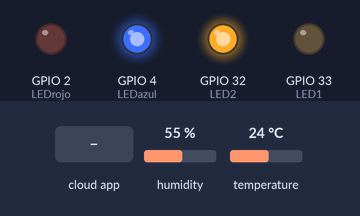
Simulated run of this sketch. Board: ESP32. On the bench: output pins drawn as LEDs (lit = HIGH). The inputs (shaded band) are chosen by the test bench; at power-on: humidity 55 %, temperature 24 °C. WiFi joins after 1.5 s; servers stay silent unless stated; the Firebase database answers and starts empty; what the sketch prints to the serial monitor is not drawn.

Above: at 2.7 s.
2.8 s: the phone or cloud app sets temp_objetivo_dis to 25
At 7.8 s:
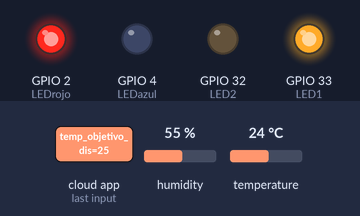
8.6 s: the phone or cloud app sets temp_objetivo_dis to 0
At 13.3 s:
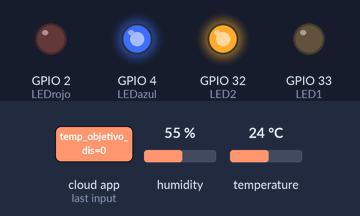
13.9 s: the phone or cloud app sets temp_objetivo_dis to 50
At 18.7 s:
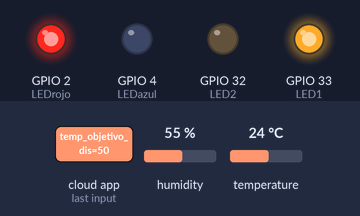
Timing chart, 0 to 20.2 s (numbered marks = the images above; inputs shaded):
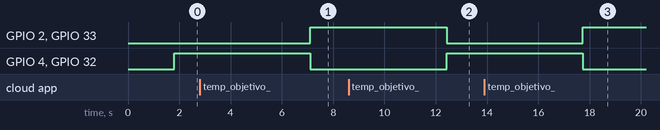

Measured:
- after the input at 2.8 s, GPIO 2 (LEDrojo), GPIO 33 (LED1): LOW → HIGH after 4.3 s; GPIO 4 (LEDazul), GPIO 32 (LED2): HIGH → LOW after 4.3 s
- after the input at 8.6 s, GPIO 2 (LEDrojo), GPIO 33 (LED1): HIGH → LOW after 3.8 s; GPIO 4 (LEDazul), GPIO 32 (LED2): LOW → HIGH after 3.8 s
- after the input at 13.9 s, GPIO 2 (LEDrojo), GPIO 33 (LED1): LOW → HIGH after 3.8 s; GPIO 4 (LEDazul), GPIO 32 (LED2): HIGH → LOW after 3.8 s

The sketch:

Climatic_FireDB.ino
```cpp
#include <DHT.h>
#include <WiFi.h>
#include <FirebaseESP32.h>

// 🔹 Configuración DHT
#define DHTTYPE DHT22
#define DHTPIN 27

#define LED1 33 // Esto es calor
#define LED2 32 // Esto es frío
#define LEDrojo 2 // Led rojo calor
#define LEDazul 4 // Led azul frío

int tiempoEspera = 5000; // Tiempo inicial en milisegundos
float temp_objetivo = 25.0; // Temperatura objetivo predeterminada

DHT dht(DHTPIN, DHTTYPE);

// 🔹 Credenciales WiFi
#define WIFI_SSID "TP-Link_E2B6"
#define WIFI_PASSWORD "14086298"

// 🔹 Configuración de Firebase
#define FIREBASE_HOST "https://termostato-3ab33-default-rtdb.firebaseio.com"
#define FIREBASE_AUTH "Dij9DkY9pW49EHfBF6Qvbw3BHM6QO97e1MhZE39b"

// 🔹 Objetos Firebase
FirebaseData firebaseData;
FirebaseAuth auth;
FirebaseConfig config;

// Función para leer la temperatura y realizar ajustes con base en `temp_objetivo_dis`
void detectarTemperatura() {
    float temperature = dht.readTemperature();
    if (isnan(temperature)) {
        Serial.println("❌ ERROR EN EL SENSOR");
        return;
    }

    Serial.print("Temperatura actual: ");
    Serial.print(temperature);
    Serial.println("°C");

    // Subir temperatura actual a Firebase
    if (Firebase.setFloat(firebaseData, "/esp32trycsrp133/temp_actual_dis", temperature)) {
        Serial.println("✅ Temperatura actual subida: " + String(temperature));
    } else {
        Serial.println("❌ Error al subir temp_actual_dis: " + firebaseData.errorReason());
    }

    // Obtener la temperatura objetivo desde Firebase
    if (Firebase.getFloat(firebaseData, "/esp32trycsrp133/temp_objetivo_dis")) {
        temp_objetivo = firebaseData.floatData();
        Serial.print("Temperatura objetivo obtenida: ");
        Serial.println(temp_objetivo);
    } else {
        Serial.println("❌ Error al obtener temp_objetivo_dis: " + firebaseData.errorReason());
    }

    // Ajuste de temperatura basado en `temp_objetivo`
    if (temperature < temp_objetivo) {
      digitalWrite(LED1, HIGH);  // Calor
      digitalWrite(LEDrojo, HIGH);  // Calor
      digitalWrite(LED2, LOW);   // Frío
      digitalWrite(LEDazul, LOW);   // Frío
      Serial.println("Calefacción encendida (LED1 ON)");
    } else {
      digitalWrite(LED1, LOW);   // Calor apagado
      digitalWrite(LEDrojo, LOW);   // Calor apagado
      digitalWrite(LED2, HIGH);  // Frío encendido
      digitalWrite(LEDazul, HIGH);  // Frío encendido
      Serial.println("Calefacción apagada (LED2 ON)");
    }

}

void setup() {
    Serial.begin(115200);
    dht.begin();

    pinMode(LED1, OUTPUT);
    pinMode(LED2, OUTPUT);
    pinMode(LEDrojo, OUTPUT);
    pinMode(LEDazul, OUTPUT);

    // Conectar a WiFi
    WiFi.begin(WIFI_SSID, WIFI_PASSWORD);
    while (WiFi.status() != WL_CONNECTED) {
        delay(500);
        Serial.print(".");
    }
    Serial.println("\n✅ Conectado a WiFi");

    // Configurar Firebase
    config.database_url = FIREBASE_HOST;
    config.signer.tokens.legacy_token = FIREBASE_AUTH;

    Firebase.begin(&config, &auth);
    Firebase.reconnectWiFi(true);

    Serial.println("✅ Conectado a Firebase");
}

void loop() {
    detectarTemperatura(); // Detectar temperatura y realizar ajustes
    delay(tiempoEspera);   // Esperar el tiempo definido antes de la siguiente iteración
}
```
